Frame 1 (no input): blank canvas, image omitted
Frame 60 (no input): blank canvas, image omitted
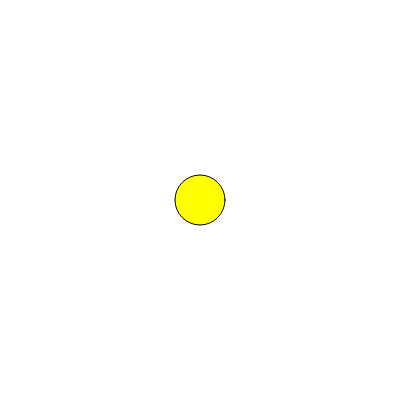
Frame 120 (the mouse pressed at the canvas centre since frame 60)

The p5.js sketch whose frames 1 and 60 were blank and that drew this single picture after the mouse press (run headless with seeded random() and noise() and a simulated clock; from frame 60 on, the mouse is pressed at the canvas centre):

// p5.js sketch
// ── sketch.js
function setup() {
  // put setup code here
  createCanvas(400, 400);

}

function draw() {
  // put drawing code here
  //background(220);
  //tegnGulSirkel(100,200,70);
  //tegnGulSirkel(150,300,10);
  //tegnGulSirkel(50,70,50);
}

function tegnGulSirkel(x,y){
  fill("yellow");
  circle(x,y,50);
}

function mousePressed(){
  tegnGulSirkel(mouseX,mouseY);
}

//window.onclick = tegnGulSirkel;
